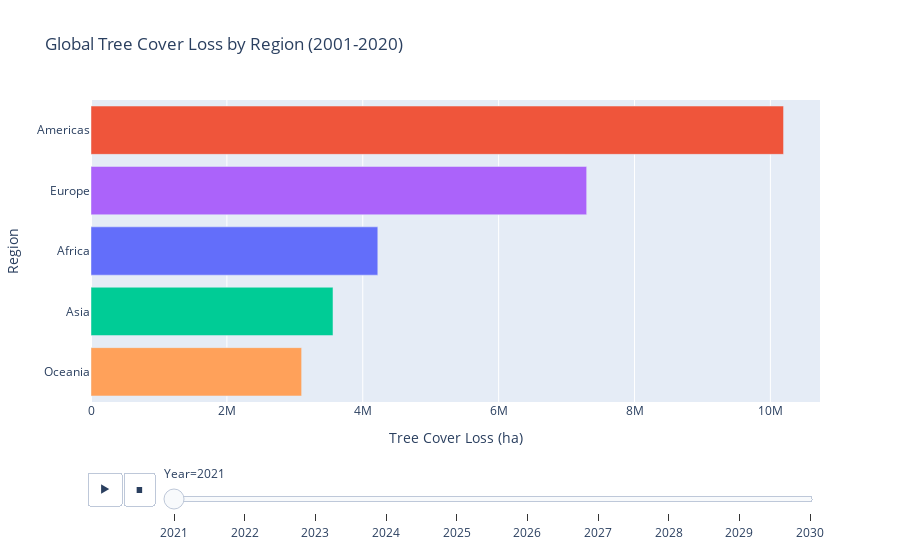

Here is the notebook cell this chart was saved with:
### Code cell
fig = px.bar(
    region_year_loss,
    x="TreeCoverLoss_ha",       
    y="region",                
    color="region",            
    animation_frame="Year",      
    title="Global Tree Cover Loss by Region (2001-2020)",  
    labels={"TreeCoverLoss_ha": "Tree Cover Loss (ha)", "region": "Region"},
    orientation="h"           
)

fig.update_layout(
    xaxis_title="Tree Cover Loss (ha)",  
    yaxis_title="Region",         
    yaxis=dict(categoryorder="total ascending"),  
    showlegend=False              
)

fig.show()

### Figure 1 — Plotly figure (JSON) as saved in the notebook; plotly's stock layout.template omitted (floating-point values rounded to 4 significant figures)
{"data": [{"alignmentgroup": "True", "hovertemplate": "Region=%{y}<br>Year=2021<br>Tree Cover Loss (ha)=%{x}<extra></extra>", "legendgroup": "Africa", "marker": {"color": "#636efa", "pattern": {"shape": ""}}, "name": "Africa", "offsetgroup": "Africa", "orientation": "h", "showlegend": true, "textposition": "auto", "type": "bar", "x": [4221000.0], "xaxis": "x", "y": ["Africa"], "yaxis": "y"}, {"alignmentgroup": "True", "hovertemplate": "Region=%{y}<br>Year=2021<br>Tree Cover Loss (ha)=%{x}<extra></extra>", "legendgroup": "Americas", "marker": {"color": "#EF553B", "pattern": {"shape": ""}}, "name": "Americas", "offsetgroup": "Americas", "orientation": "h", "showlegend": true, "textposition": "auto", "type": "bar", "x": [10190000.0], "xaxis": "x", "y": ["Americas"], "yaxis": "y"}, {"alignmentgroup": "True", "hovertemplate": "Region=%{y}<br>Year=2021<br>Tree Cover Loss (ha)=%{x}<extra></extra>", "legendgroup": "Asia", "marker": {"color": "#00cc96", "pattern": {"shape": ""}}, "name": "Asia", "offsetgroup": "Asia", "orientation": "h", "showlegend": true, "textposition": "auto", "type": "bar", "x": [3562000.0], "xaxis": "x", "y": ["Asia"], "yaxis": "y"}, {"alignmentgroup": "True", "hovertemplate": "Region=%{y}<br>Year=2021<br>Tree Cover Loss (ha)=%{x}<extra></extra>", "legendgroup": "Europe", "marker": {"color": "#ab63fa", "pattern": {"shape": ""}}, "name": "Europe", "offsetgroup": "Europe", "orientation": "h", "showlegend": true, "textposition": "auto", "type": "bar", "x": [7296000.0], "xaxis": "x", "y": ["Europe"], "yaxis": "y"}, {"alignmentgroup": "True", "hovertemplate": "Region=%{y}<br>Year=2021<br>Tree Cover Loss (ha)=%{x}<extra></extra>", "legendgroup": "Oceania", "marker": {"color": "#FFA15A", "pattern": {"shape": ""}}, "name": "Oceania", "offsetgroup": "Oceania", "orientation": "h", "showlegend": true, "textposition": "auto", "type": "bar", "x": [3100000.0], "xaxis": "x", "y": ["Oceania"], "yaxis": "y"}], "layout": {"barmode": "relative", "legend": {"title": {"text": "Region"}, "tracegroupgap": 0}, "showlegend": false, "sliders": [{"active": 0, "currentvalue": {"prefix": "Year="}, "len": 0.9, "pad": {"b": 10, "t": 60}, "steps": [{"args": [["2021"], {"frame": {"duration": 0, "redraw": true}, "fromcurrent": true, "mode": "immediate", "transition": {"duration": 0, "easing": "linear"}}], "label": "2021", "method": "animate"}, {"args": [["2022"], {"frame": {"duration": 0, "redraw": true}, "fromcurrent": true, "mode": "immediate", "transition": {"duration": 0, "easing": "linear"}}], "label": "2022", "method": "animate"}, {"args": [["2023"], {"frame": {"duration": 0, "redraw": true}, "fromcurrent": true, "mode": "immediate", "transition": {"duration": 0, "easing": "linear"}}], "label": "2023", "method": "animate"}, {"args": [["2024"], {"frame": {"duration": 0, "redraw": true}, "fromcurrent": true, "mode": "immediate", "transition": {"duration": 0, "easing": "linear"}}], "label": "2024", "method": "animate"}, {"args": [["2025"], {"frame": {"duration": 0, "redraw": true}, "fromcurrent": true, "mode": "immediate", "transition": {"duration": 0, "easing": "linear"}}], "label": "2025", "method": "animate"}, {"args": [["2026"], {"frame": {"duration": 0, "redraw": true}, "fromcurrent": true, "mode": "immediate", "transition": {"duration": 0, "easing": "linear"}}], "label": "2026", "method": "animate"}, {"args": [["2027"], {"frame": {"duration": 0, "redraw": true}, "fromcurrent": true, "mode": "immediate", "transition": {"duration": 0, "easing": "linear"}}], "label": "2027", "method": "animate"}, {"args": [["2028"], {"frame": {"duration": 0, "redraw": true}, "fromcurrent": true, "mode": "immediate", "transition": {"duration": 0, "easing": "linear"}}], "label": "2028", "method": "animate"}, {"args": [["2029"], {"frame": {"duration": 0, "redraw": true}, "fromcurrent": true, "mode": "immediate", "transition": {"duration": 0, "easing": "linear"}}], "label": "2029", "method": "animate"}, {"args": [["2030"], {"frame": {"duration": 0, "redraw": true}, "fromcurrent": true, "mode": "immediate", "transition": {"duration": 0, "easing": "linear"}}], "label": "2030", "method": "animate"}], "x": 0.1, "xanchor": "left", "y": 0, "yanchor": "top"}], "title": {"text": "Global Tree Cover Loss by Region (2001-2020)"}, "updatemenus": [{"buttons": [{"args": [null, {"frame": {"duration": 500, "redraw": true}, "fromcurrent": true, "mode": "immediate", "transition": {"duration": 500, "easing": "linear"}}], "label": "&#9654;", "method": "animate"}, {"args": [[null], {"frame": {"duration": 0, "redraw": true}, "fromcurrent": true, "mode": "immediate", "transition": {"duration": 0, "easing": "linear"}}], "label": "&#9724;", "method": "animate"}], "direction": "left", "pad": {"r": 10, "t": 70}, "showactive": false, "type": "buttons", "x": 0.1, "xanchor": "right", "y": 0, "yanchor": "top"}], "xaxis": {"anchor": "y", "domain": [0, 1], "title": {"text": "Tree Cover Loss (ha)"}}, "yaxis": {"anchor": "x", "categoryarray": ["Oceania", "Europe", "Asia", "Americas", "Africa"], "categoryorder": "total ascending", "domain": [0, 1], "title": {"text": "Region"}}}}
